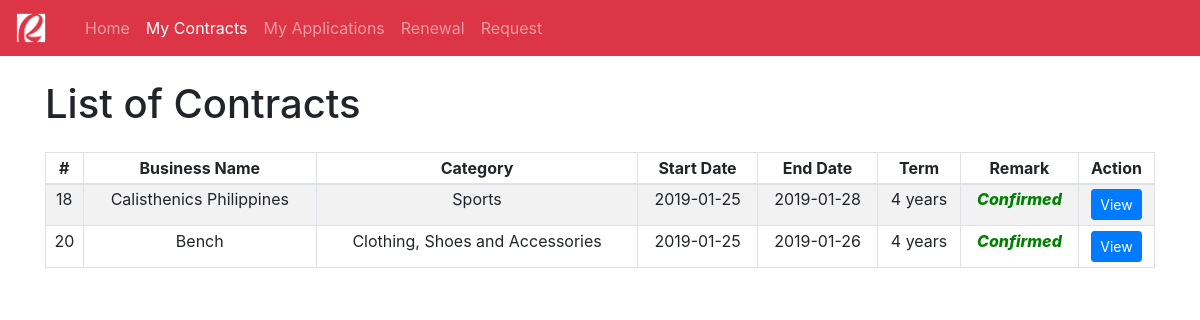
Page /client-contracts.php?client_id=29 on the committed database.
### tables this page shows
CREATE TABLE `contract` (
  `contract_id` int(11) NOT NULL,
  `app_id` int(11) NOT NULL,
  `client_id` int(11) NOT NULL,
  `category_id` int(11) NOT NULL,
  `business_name` varchar(128) DEFAULT NULL,
  `start_date` datetime DEFAULT NULL,
  `end_date` datetime DEFAULT NULL,
  `date_approved` datetime DEFAULT CURRENT_TIMESTAMP,
  `remark` varchar(32) DEFAULT 'Pending',
  `contract_term` varchar(32) NOT NULL DEFAULT 'Pending',
  `renewal_status` varchar(32) NOT NULL DEFAULT 'Pending',
  `verified` varchar(32) DEFAULT 'False' 
);

CREATE TABLE `business_classification` (
  `category_id` int(11) NOT NULL,
  `category_name` varchar(64) NOT NULL
);

### client-contracts.php (the view, shortened to what this page needs)
<html>
<head>
    <link rel="stylesheet" href="bootstrap-4.2.1-dist/css/bootstrap.min.css">
    <nav class="navbar navbar-expand-lg navbar-dark bg-danger">
        <a class="navbar-brand" href="index.php">
            <img src="img/rob.png" width="30" height="30" alt="">
        </a>
        <div class="container">
            <div class="collapse navbar-collapse" id="navbarNav">
                <ul class="navbar-nav">
                    <li class="nav-item ">
                        <a class="nav-link" href="old-user.php?client_id=<?php echo $_GET['client_id'];?>">Home</a>
                    </li>
                    <li class="nav-item active">
                        <a class="nav-link" href="client-contracts.php?client_id=<?php echo $_GET['client_id'];?>">My Contracts</a>
                    </li>
                    <li class="nav-item">
                        <a class="nav-link" href="client-application.php?client_id=<?php echo $_GET['client_id'];?>">My Applications</a>
                    </li>
                    <li class="nav-item">
                        <a class="nav-link" href="client-renewal.php?client_id=<?php echo $_GET['client_id'];?>">Renewal</a>
                    </li>
                    <li class="nav-item">
                        <a class="nav-link" href="client-application-request.php?client_id=<?php echo $_GET['client_id'];?>">Request</a>
                    </li>
                </ul>
            </div>
        </div>
    </nav>
</head>
<body>
    <div class="container">
        <div>
            <br /><h1 class="float-left">List of Contracts</h1><br/>
        </div>
        <br /><br />
        <table class="table table-bordered table-striped table-sm">
            <thead align="center">
                <td><strong>#</strong></td>
                <td><strong>Business Name</strong></td>
                <td><strong>Category</strong></td>
                <td><strong>Start Date</strong></td>
                <td><strong>End Date</strong></td>
                <td><strong>Term</strong></td>
                <td><strong>Remark</strong></td>
                <td><strong>Action</strong></td>
            </thead>
            <?php
                require_once "api/config.php";
                $client_id = $_GET['client_id'];
                $sql_contract = "SELECT c.contract_id AS 'contract_id', c.app_id AS 'app_id',
                c.client_id AS 'client_id', c.category_id AS 'category_id', c.business_name AS 'business_name',
                c.start_date AS 'start_date', c.end_date AS 'end_date', c.date_approved AS 'date_approved',
                c.remark AS 'remark', bc.category_name AS 'category_name', c.contract_term AS 'contract_term'
                FROM contract c
                INNER JOIN business_classification bc ON c.category_id = bc.category_id
                WHERE client_id = $client_id";
                $result_contract = mysqli_query($link,$sql_contract);
                if (mysqli_num_rows($result_contract) > 0) {
                    while($row_contract = mysqli_fetch_assoc($result_contract)) {
                        echo "<tr align='center'>";
                            $contract_id = $row_contract['contract_id'];
                            $app_id = $row_contract['app_id'];
                            $client_id = $row_contract['client_id'];
                        echo "<form action='api/client-confirm-contract.php?contract_id=$contract_id' method='POST'>";
                            echo "<td>" . $contract_id . "</td>";
                            echo "<td>" . $row_contract['business_name'] . "</td>";
                            echo "<td>" . $row_contract['category_name'] . "</td>";
                            $old_start_date = strtotime($row_contract['start_date']);
                            $new_start_date = date('Y-m-d', $old_start_date);
                            echo "<td>" . $new_start_date . "</td>";
                            $old_end_date = strtotime($row_contract['end_date']);
                            $new_end_date = date('Y-m-d', $old_end_date);
                            echo "<td>" . $new_end_date . "</td>";
                            echo "<td>" . $row_contract['contract_term'] . "</td>";
                            if($row_contract['remark'] == 'Confirmed'){
                                echo "<td style='color: green; font-weight: 800; font-style: italic;'>" . $row_contract['remark'] . "</td>";
                            }elseif($row_contract['remark'] == 'Pending'){
                                echo "<td style='color: orange; font-weight: 800; font-style: italic;'>" . $row_contract['remark'] . "</td>";
                            }elseif($row_contract['remark'] == 'Cancelled'){
                                echo "<td style='color: red; font-weight: 800; font-style: italic;'>" . $row_contract['remark'] . "</td>";
                            }elseif($row_contract['remark'] == 'Lapsed'){
                                echo "<td style='color: red; font-weight: 800; font-style: italic;'>" . $row_contract['remark'] . "</td>";
                            }
                            if($row_contract['remark'] == 'Pending'){
                                echo "<td>
                                    <a href='client-view-stalls.php?contract_id=$contract_id&app_id=$app_id&client_id=$client_id' class='btn btn-sm btn-primary'>View</a>
                                </td>";
                            }elseif($row_contract['remark'] == 'Cancelled'){
                                echo "<td>
                                    <a href='client-view-stalls.php?contract_id=$contract_id&app_id=$app_id&client_id=$client_id' class='btn btn-sm btn-primary'>View</a>
                                    </td>";
                            }elseif($row_contract['remark'] == 'Lapsed'){
                                echo "<td>
                                    <a href='client-view-stalls.php?contract_id=$contract_id&app_id=$app_id&client_id=$client_id' class='btn btn-sm btn-primary'>View</a>
                                    </td>";
                            }else{
                                echo "<td>
                                    <a href='client-view-stalls.php?contract_id=$contract_id&app_id=$app_id&client_id=$client_id' class='btn btn-sm btn-primary'>View</a>
                                    </td>";
                            }
                        echo "</tr>";
                    }
                }else{
                    echo '<tr>';
                        echo '<td colspan="8" style="font-style: italic;" align="center">No records found.</td>';
                    echo '</tr>';
                }
            ?>
        </table>
    </div>
</body>
</html>

### rows in the picture
contract: contract_id "18", business_name "Calisthenics Philippines", category.category_name "Sports", start_date "2019-01-25", end_date "2019-01-28", contract_term "4 years", remark "Confirmed"
contract: contract_id "20", business_name "Bench", category.category_name "Clothing, Shoes and Accessories", start_date "2019-01-25", end_date "2019-01-26", contract_term "4 years", remark "Confirmed"
